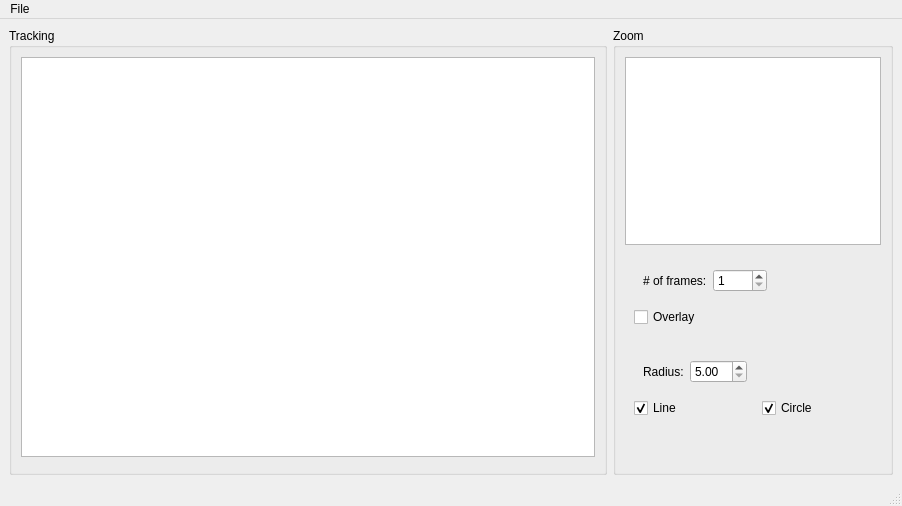
<?xml version="1.0" encoding="UTF-8"?>
<ui version="4.0">
 <class>MainWindowBase</class>
 <widget class="QMainWindow" name="MainWindowBase">
  <property name="geometry">
   <rect>
    <x>0</x>
    <y>0</y>
    <width>902</width>
    <height>506</height>
   </rect>
  </property>
  <property name="acceptDrops">
   <bool>true</bool>
  </property>
  <property name="windowTitle">
   <string>MainWindow</string>
  </property>
  <widget class="QWidget" name="centralwidget">
   <layout class="QHBoxLayout" name="horizontalLayout">
    <item>
     <widget class="QGroupBox" name="groupBox">
      <property name="sizePolicy">
       <sizepolicy hsizetype="Preferred" vsizetype="Preferred">
        <horstretch>2</horstretch>
        <verstretch>0</verstretch>
       </sizepolicy>
      </property>
      <property name="title">
       <string>Tracking</string>
      </property>
      <layout class="QVBoxLayout" name="verticalLayout">
       <item>
        <widget class="OverlaidGraphicsView" name="inputGraphicsView">
         <property name="acceptDrops">
          <bool>false</bool>
         </property>
         <property name="verticalScrollBarPolicy">
          <enum>Qt::ScrollBarAlwaysOff</enum>
         </property>
         <property name="horizontalScrollBarPolicy">
          <enum>Qt::ScrollBarAlwaysOff</enum>
         </property>
         <property name="sizeAdjustPolicy">
          <enum>QAbstractScrollArea::AdjustIgnored</enum>
         </property>
        </widget>
       </item>
       <item>
        <widget class="VideoPlaybackWidget" name="videoPlaybackWidget"/>
       </item>
      </layout>
     </widget>
    </item>
    <item>
     <widget class="QGroupBox" name="groupBox_2">
      <property name="sizePolicy">
       <sizepolicy hsizetype="Maximum" vsizetype="Preferred">
        <horstretch>1</horstretch>
        <verstretch>0</verstretch>
       </sizepolicy>
      </property>
      <property name="title">
       <string>Zoom</string>
      </property>
      <layout class="QVBoxLayout" name="verticalLayout_2">
       <item>
        <widget class="OverlaidGraphicsView" name="zoomedGraphicsView"/>
       </item>
       <item>
        <widget class="QWidget" name="gridWidget" native="true">
         <property name="sizePolicy">
          <sizepolicy hsizetype="Preferred" vsizetype="Preferred">
           <horstretch>0</horstretch>
           <verstretch>0</verstretch>
          </sizepolicy>
         </property>
         <layout class="QFormLayout" name="formLayout_2">
          <item row="0" column="0">
           <widget class="QWidget" name="horizontalWidget" native="true">
            <layout class="QHBoxLayout" name="horizontalLayout_5">
             <item>
              <widget class="QLabel" name="label_2">
               <property name="text">
                <string># of frames:</string>
               </property>
              </widget>
             </item>
             <item>
              <widget class="QSpinBox" name="frameNoSpinBox">
               <property name="minimum">
                <number>1</number>
               </property>
               <property name="maximum">
                <number>1000</number>
               </property>
              </widget>
             </item>
            </layout>
           </widget>
          </item>
          <item row="1" column="0">
           <widget class="QCheckBox" name="overlayCheckBox">
            <property name="text">
             <string>Overlay</string>
            </property>
           </widget>
          </item>
         </layout>
        </widget>
       </item>
       <item>
        <widget class="QWidget" name="formWidget" native="true">
         <layout class="QFormLayout" name="formLayout">
          <item row="0" column="0">
           <widget class="QWidget" name="horizontalWidget" native="true">
            <layout class="QHBoxLayout" name="horizontalLayout_3">
             <item>
              <widget class="QLabel" name="label">
               <property name="text">
                <string>Radius:</string>
               </property>
              </widget>
             </item>
             <item>
              <widget class="QDoubleSpinBox" name="radiusSpinBox">
               <property name="minimum">
                <double>5.000000000000000</double>
               </property>
              </widget>
             </item>
            </layout>
           </widget>
          </item>
          <item row="1" column="0">
           <widget class="QCheckBox" name="lineCheckBox">
            <property name="text">
             <string>Line</string>
            </property>
            <property name="checked">
             <bool>true</bool>
            </property>
           </widget>
          </item>
          <item row="1" column="1">
           <widget class="QCheckBox" name="circleCheckBox">
            <property name="text">
             <string>Circle</string>
            </property>
            <property name="checked">
             <bool>true</bool>
            </property>
           </widget>
          </item>
          <item row="0" column="1">
           <widget class="QWidget" name="horizontalWidget" native="true">
            <layout class="QHBoxLayout" name="horizontalLayout_4"/>
           </widget>
          </item>
         </layout>
        </widget>
       </item>
       <item>
        <spacer name="verticalSpacer">
         <property name="orientation">
          <enum>Qt::Vertical</enum>
         </property>
         <property name="sizeHint" stdset="0">
          <size>
           <width>20</width>
           <height>40</height>
          </size>
         </property>
        </spacer>
       </item>
      </layout>
     </widget>
    </item>
   </layout>
  </widget>
  <widget class="QMenuBar" name="menubar">
   <property name="geometry">
    <rect>
     <x>0</x>
     <y>0</y>
     <width>902</width>
     <height>21</height>
    </rect>
   </property>
   <widget class="QMenu" name="menuFile">
    <property name="title">
     <string>File</string>
    </property>
    <addaction name="actionOpenCSVFile"/>
    <addaction name="actionSaveCSVFile"/>
   </widget>
   <addaction name="menuFile"/>
  </widget>
  <widget class="QStatusBar" name="statusbar"/>
  <action name="actionOpenCSVFile">
   <property name="text">
    <string>Open CSV File</string>
   </property>
  </action>
  <action name="actionSaveCSVFile">
   <property name="text">
    <string>Save CSV FIle</string>
   </property>
  </action>
 </widget>
 <customwidgets>
  <customwidget>
   <class>OverlaidGraphicsView</class>
   <extends>QGraphicsView</extends>
   <header>.overlaid_graphics_view</header>
  </customwidget>
  <customwidget>
   <class>VideoPlaybackWidget</class>
   <extends>QWidget</extends>
   <header>.video_playback_widget</header>
  </customwidget>
 </customwidgets>
 <resources/>
 <connections/>
</ui>
